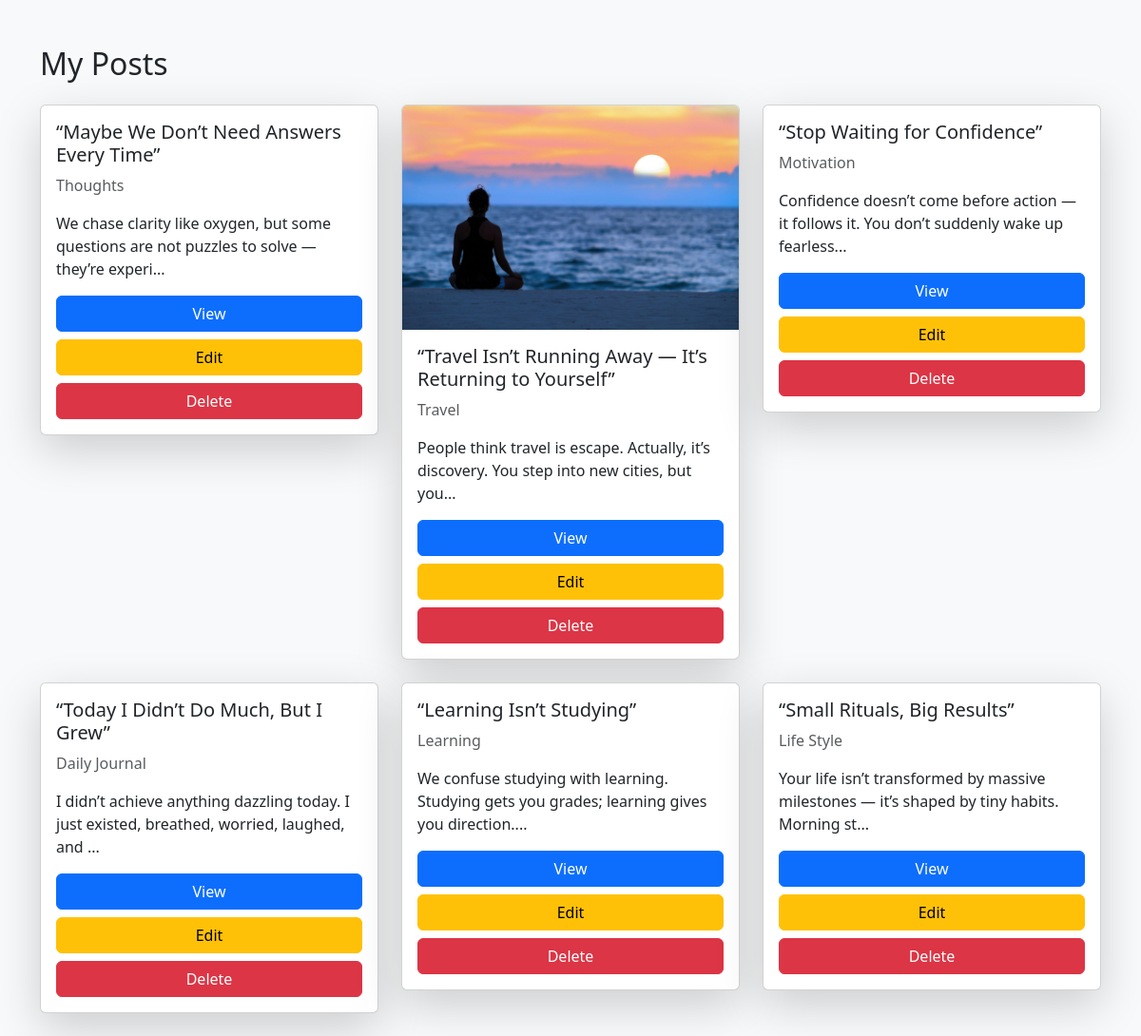
The app's page /myposts/ (signed in) with its own data.
### blog/models.py (models this page shows, shortened)
class Post(models.Model):
    title = models.CharField(max_length=200)
    content = models.TextField()
    image = models.ImageField(upload_to='post_images/', blank=True, null=True)
    category = models.ForeignKey(Category, on_delete=models.SET_NULL, null=True)
    author = models.ForeignKey(User, on_delete=models.CASCADE)
    created_at = models.DateTimeField(auto_now_add=True)

class Category(models.Model):
    name = models.CharField(max_length=100, unique=True)

### blog/views.py (the view)
# urls.py: path('myposts/', views.my_posts, name='my_posts'),
@login_required
def my_posts(request):
    posts = Post.objects.filter(author=request.user).order_by('-created_at')
    return render(request, 'blog/my_posts.html', {'posts': posts})

### blog/templates/blog/my_posts.html (shortened to what this page needs)
<!DOCTYPE html>
<html>
<head>
    <link href="https://cdn.jsdelivr.net/npm/bootstrap@5.3.2/dist/css/bootstrap.min.css" rel="stylesheet">
</head>
<body class="bg-light">
<div class="container mt-5">
    <h2 class="mb-4">My Posts</h2>
    {% if posts %}
    <div class="row">
        {% for post in posts %}
            <div class="col-md-4 mb-4">
                <div class="card shadow-lg">
                    {% if post.image %}
                        <img src="{{ post.image.url }}" class="card-img-top" alt="Post Image">
                    {% endif %}
                    <div class="card-body">
                        <h5 class="card-title">{{ post.title }}</h5>
                        <p class="text-muted">{{ post.category.name }}</p>
                        <p class="card-text">{{ post.content|slice:":90" }}...</p>
                        <a href="{% url 'post_details' post.id %}" class="btn btn-primary w-100 mb-2">
                            View
                        </a>
                        <a href="{% url 'edit_post' post.id %}" class="btn btn-warning w-100 mb-2">
                            Edit
                        </a>
                        <a href="{% url 'delete_post' post.id %}" class="btn btn-danger w-100">
                            Delete
                        </a>
                    </div>
                </div>
            </div>
        {% endfor %}
    </div>
    {% else %}
        <p>You have not created any posts yet.</p>
    {% endif %}
</div>
</body>
</html>

### records on screen
Post: title "“Maybe We Don’t Need Answers Every Time”", category.name "Thoughts", content "We chase clarity like oxygen, but some questions are not puzzles to solve — they’re experi"
Post: image (picture), title "“Travel Isn’t Running Away — It’s Returning to Yourself”", category.name "Travel", content "People think travel is escape. Actually, it’s discovery. You step into new cities, but you"
Post: title "“Stop Waiting for Confidence”", category.name "Motivation", content "Confidence doesn’t come before action — it follows it. You don’t suddenly wake up fearless"
Post: title "“Today I Didn’t Do Much, But I Grew”", category.name "Daily Journal", content "I didn’t achieve anything dazzling today. I just existed, breathed, worried, laughed, and"
Post: title "“Learning Isn’t Studying”", category.name "Learning", content "We confuse studying with learning. Studying gets you grades; learning gives you direction."
Post: title "“Small Rituals, Big Results”", category.name "Life Style", content "Your life isn’t transformed by massive milestones — it’s shaped by tiny habits. Morning st"
